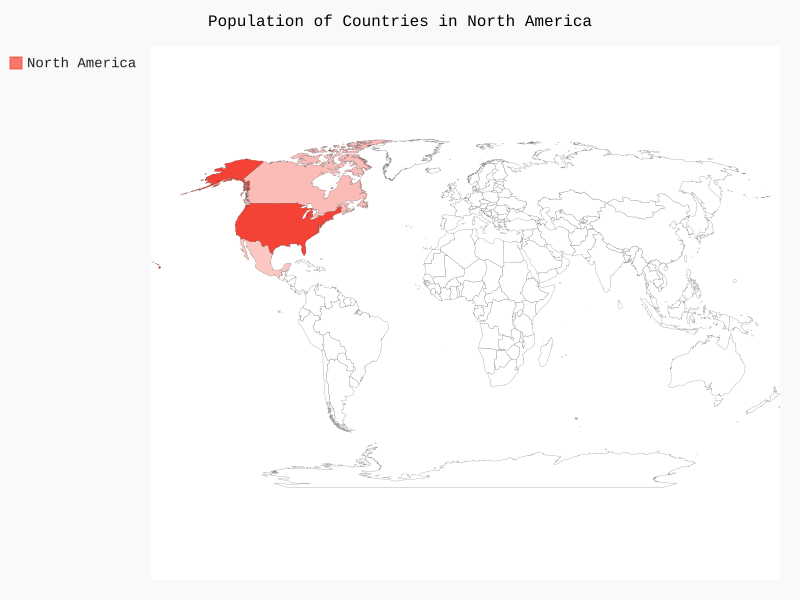

Source code (Python):
import pygal_maps_world.maps

wm = pygal_maps_world.maps.World()
wm.title = 'Population of Countries in North America'
wm.add('North America', {'ca':34126000, 'us':309349000, 'mx':11342300})
wm.render_to_file('na_population.svg')
